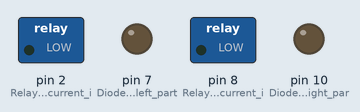
A sketch run on a simulated Arduino Uno, built with avr-gcc and run on an emulated ATmega328P. On the bench: switched loads named in the sketch (green lamp = pin HIGH), output pins drawn as LEDs (lit = HIGH). Random numbers use the default seed unless the sketch sets one.

Above: at 0.1 s.
At 20.1 s:
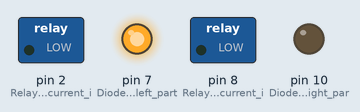
At 25.1 s:
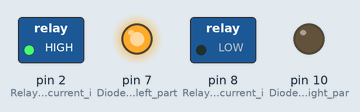
At 75.1 s:
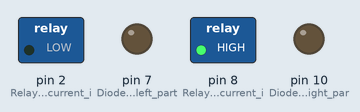
At 125.1 s:
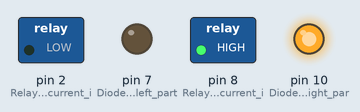
Timing chart, 0 to 126.6 s (numbered marks = the images above):
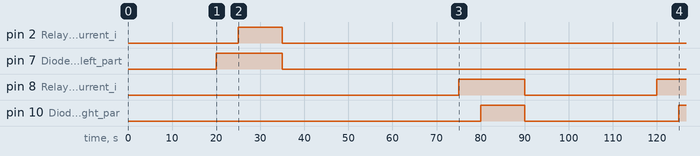

Measured:
- by itself, pin 2 (Relay_to_ON_the_current_i): LOW → HIGH at 25.0 s, → LOW 10.0 s later
- by itself, pin 7 (Diodes_from_the_left_part): LOW → HIGH at 20.0 s, → LOW 15.0 s later
- by itself, pin 8 (Relay_to_ON_the_current_i): LOW → HIGH at 75.0 s, → LOW 15.0 s later, → HIGH 30.0 s later
- by itself, pin 10 (Diodes_from_the_right_par): LOW → HIGH at 80.0 s, → LOW 10.0 s later, → HIGH 35.0 s later

The sketch:

zebrafish_2-0.ino
```cpp
byte randnumber;                //This is a variable, that is responsible for random choose of left or right chamber's section
byte pausa;                     //This is a variable, that is responsible for random pausa duration (so as not to cause the conditioning of time)
void setup()
{
  pinMode (2, OUTPUT);          //Relay to ON the current in the left part of chamber
  pinMode (7, OUTPUT);          //Diodes from the left part of chamber
  pinMode (8, OUTPUT);          //Relay to ON the current in the left part of chamber
  pinMode (10, OUTPUT);         //Diodes from the right part of chamber
}

void loop()
{ pausa = random(1,3);
  delay(pausa*10000);
  randnumber = random(1,10);
  if(randnumber % 2 == 0)       //If even, than stimulation will be in right part of chamber
  {
  digitalWrite(7, HIGH);        //5 seconds light without current
  delay(5000);
  digitalWrite(2, HIGH);        //10 seconds light with current
  delay(10000);
  digitalWrite(2, LOW);
  digitalWrite(7, LOW);
  }
  else                           //If odd, than stimulation will be in left part of chamber
  {
  digitalWrite(8, HIGH);         //5 seconds light without current
  delay(5000);
  digitalWrite(10, HIGH);        //10 seconds light with current
  delay(10000);
  digitalWrite(10, LOW);
  digitalWrite(8, LOW);
  }
  delay(pausa*10000);            //time-out with random duration
}
```
